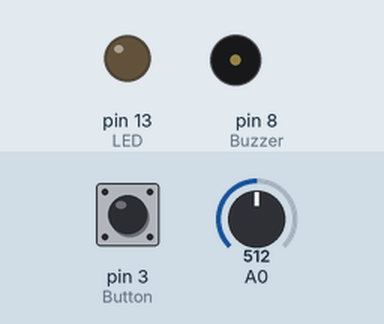
This sketch was run on a simulated Arduino Uno, built with avr-gcc and run on an emulated ATmega328P. Shown: output pins drawn as LEDs (lit = HIGH), buzzer (waves = sounding, pin HIGH). Dashed ring = blinking. The test bench sets the inputs (shaded band); at power-on: pin 3 (Button) LOW, A0 = 512.

Above: at 1.2 s.
1.3 s: pin 3 (Button) pulled HIGH for 1 s
At 3.4 s:
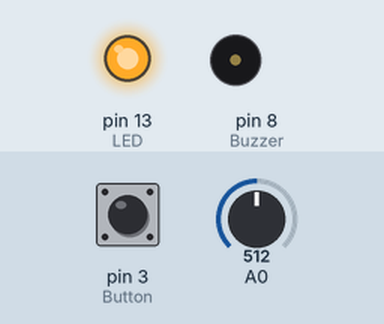
3.8 s: pin 3 (Button) pulled HIGH for 3.2 s
At 4.1 s:
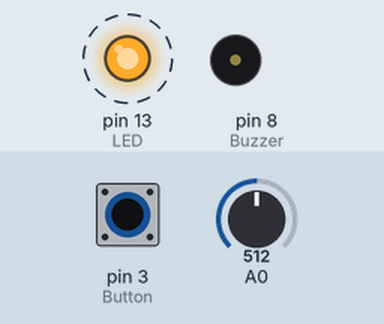
8.5 s: pin 3 (Button) pulled HIGH for 0.25 s
At 9.9 s:
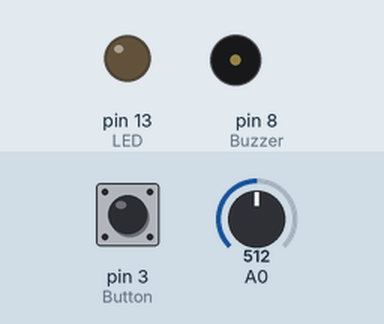
Timing chart, 0 to 11.5 s (numbered marks = the images above; inputs shaded):
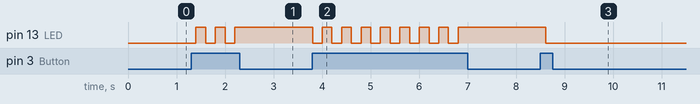

Measured:
- after the input at 1.3 s, pin 13 (LED): alternates HIGH for 0.20 s and LOW for 0.20 s, 5 changes in all, then stays HIGH, starting after 0.10 s
- after the input at 3.8 s, pin 13 (LED): alternates HIGH for 0.20 s and LOW for 0.20 s, 16 changes in all, then stays HIGH, starting at once
- after the input at 8.5 s, pin 13 (LED): HIGH → LOW after 0.11 s

The sketch:

Radio.ino
```cpp
int RGB_Red=11;
int RGB_Green=10;
int RGB_Blue=9;
int LED=13;
int R;
int Button=3;
int Buzzer=8;

int Sign;  //채널을 돌릴 변수
int B; //버튼 누른 값
boolean toggleVal = false; //버튼을 껐다켰다

unsigned long currentTime = 0;
unsigned long previousTime = 0;
boolean onOff = false;

void setup() {
  pinMode(LED,OUTPUT);
  pinMode(Button,INPUT);
  pinMode(Buzzer,OUTPUT);
}

void loop() {
  R = analogRead(A0);

  if ( R < 512 ){
    digitalWrite(RGB_Red, HIGH);
    digitalWrite(RGB_Green, LOW);
    digitalWrite(RGB_Blue, LOW);
    Sign=0;
  }
  else{
    digitalWrite(RGB_Red, LOW);
    digitalWrite(RGB_Green, LOW);
    digitalWrite(RGB_Blue, HIGH);
    Sign=1;
  }

  B = digitalRead(Button);
  if ( B == 1 ){
    toggleVal =! toggleVal;
  }
  if ( toggleVal ){
    digitalWrite(LED,HIGH);
  }
  else{
    digitalWrite(LED,LOW);
  }
  delay(200);

}
```
